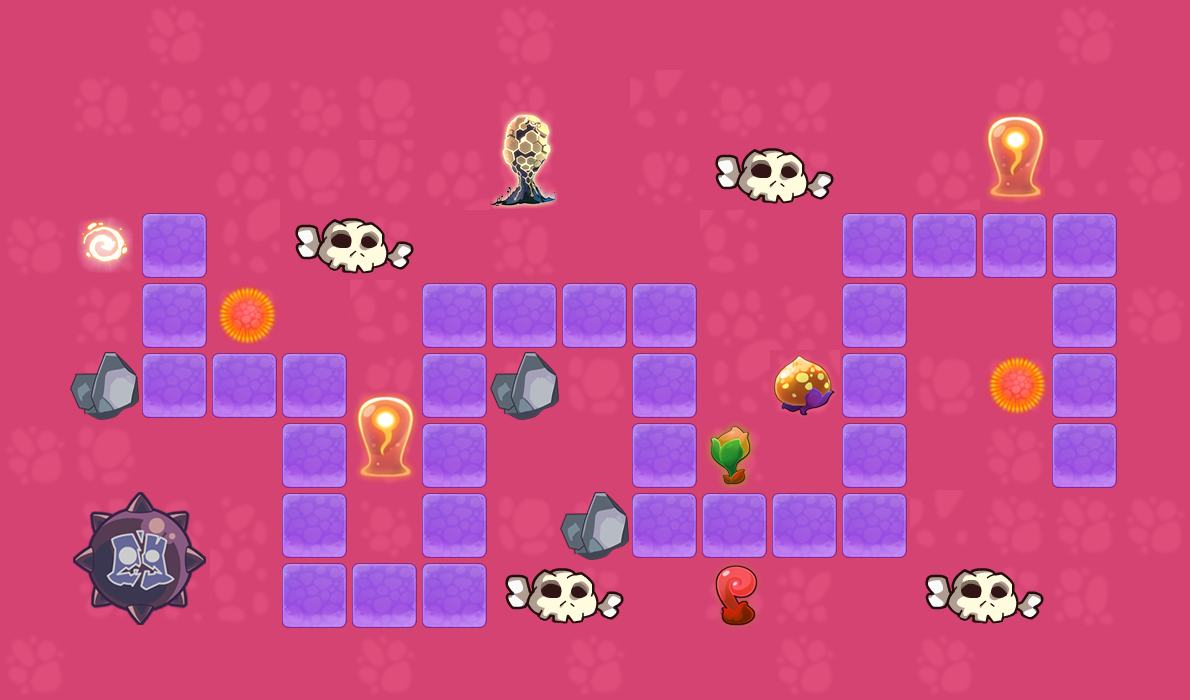

A level layout from a 2D game, rendered from its tile map. Below: a short description, then the map file with its tile-grid data intact:
An orthogonal 17x10 tile map with 70x70 px tiles, 1 tile layer (bg) and 2 objects (player, end).

<map version="1.0" orientation="orthogonal" renderorder="right-down" width="17" height="10" tilewidth="70" tileheight="70" nextobjectid="3">
 <tileset firstgid="1" name="5" tilewidth="70" tileheight="70" tilecount="91" columns="13">
  <image source="5.png" width="910" height="490" />
  <tile id="0">
   <properties>
    <property name="type" value="block" />
   </properties>
  </tile>
  <tile id="1">
   <properties>
    <property name="type" value="ground" />
   </properties>
  </tile>
  <tile id="2">
   <properties>
    <property name="type" value="block" />
   </properties>
  </tile>
  <tile id="3">
   <properties>
    <property name="type" value="ground" />
   </properties>
  </tile>
  <tile id="4">
   <properties>
    <property name="type" value="ground" />
   </properties>
  </tile>
  <tile id="5">
   <properties>
    <property name="type" value="ground" />
   </properties>
  </tile>
  <tile id="6">
   <properties>
    <property name="type" value="ground" />
   </properties>
  </tile>
  <tile id="7">
   <properties>
    <property name="type" value="ground" />
   </properties>
  </tile>
  <tile id="8">
   <properties>
    <property name="type" value="ground" />
   </properties>
  </tile>
  <tile id="9">
   <properties>
    <property name="type" value="ground" />
   </properties>
  </tile>
  <tile id="10">
   <properties>
    <property name="type" value="ground" />
   </properties>
  </tile>
  <tile id="11">
   <properties>
    <property name="type" value="block" />
   </properties>
  </tile>
  <tile id="12">
   <properties>
    <property name="type" value="ground" />
   </properties>
  </tile>
  <tile id="13">
   <properties>
    <property name="type" value="ground" />
   </properties>
  </tile>
  <tile id="14">
   <properties>
    <property name="type" value="ground" />
   </properties>
  </tile>
  <tile id="15">
   <properties>
    <property name="type" value="ground" />
   </properties>
  </tile>
  <tile id="16">
   <properties>
    <property name="type" value="block" />
   </properties>
  </tile>
  <tile id="17">
   <properties>
    <property name="type" value="block" />
   </properties>
  </tile>
  <tile id="18">
   <properties>
    <property name="type" value="ground" />
   </properties>
  </tile>
  <tile id="19">
   <properties>
    <property name="type" value="block" />
   </properties>
  </tile>
  <tile id="20">
   <properties>
    <property name="type" value="ground" />
   </properties>
  </tile>
  <tile id="21">
   <properties>
    <property name="type" value="block" />
   </properties>
  </tile>
  <tile id="22">
   <properties>
    <property name="type" value="block" />
   </properties>
  </tile>
  <tile id="23">
   <properties>
    <property name="type" value="ground" />
   </properties>
  </tile>
  <tile id="24">
   <properties>
    <property name="type" value="block" />
   </properties>
  </tile>
  <tile id="25">
   <properties>
    <property name="type" value="ground" />
   </properties>
  </tile>
  <tile id="26">
   <properties>
    <property name="type" value="ground" />
   </properties>
  </tile>
  <tile id="27">
   <properties>
    <property name="type" value="ground" />
   </properties>
  </tile>
  <tile id="28">
   <properties>
    <property name="type" value="road" />
   </properties>
  </tile>
  <tile id="29">
   <properties>
    <property name="type" value="ground" />
   </properties>
  </tile>
  <tile id="30">
   <properties>
    <property name="type" value="ground" />
   </properties>
  </tile>
  <tile id="31">
   <properties>
    <property name="type" value="ground" />
   </properties>
  </tile>
  <tile id="32">
   <properties>
    <property name="type" value="ground" />
   </properties>
  </tile>
  <tile id="33">
   <properties>
    <property name="type" value="ground" />
   </properties>
  </tile>
  <tile id="34">
   <properties>
    <property name="type" value="ground" />
   </properties>
  </tile>
  <tile id="35">
   <properties>
    <property name="type" value="ground" />
   </properties>
  </tile>
  <tile id="36">
   <properties>
    <property name="type" value="ground" />
   </properties>
  </tile>
  <tile id="37">
   <properties>
    <property name="type" value="ground" />
   </properties>
  </tile>
  <tile id="38">
   <properties>
    <property name="type" value="ground" />
   </properties>
  </tile>
  <tile id="39">
   <properties>
    <property name="type" value="ground" />
   </properties>
  </tile>
  <tile id="40">
   <properties>
    <property name="type" value="road" />
   </properties>
  </tile>
  <tile id="41">
   <properties>
    <property name="type" value="road" />
   </properties>
  </tile>
  <tile id="42">
   <properties>
    <property name="type" value="ground" />
   </properties>
  </tile>
  <tile id="43">
   <properties>
    <property name="type" value="ground" />
   </properties>
  </tile>
  <tile id="44">
   <properties>
    <property name="type" value="ground" />
   </properties>
  </tile>
  <tile id="45">
   <properties>
    <property name="type" value="ground" />
   </properties>
  </tile>
  <tile id="46">
   <properties>
    <property name="type" value="ground" />
   </properties>
  </tile>
  <tile id="47">
   <properties>
    <property name="type" value="ground" />
   </properties>
  </tile>
  <tile id="48">
   <properties>
    <property name="type" value="ground" />
   </properties>
  </tile>
  <tile id="49">
   <properties>
    <property name="type" value="ground" />
   </properties>
  </tile>
  <tile id="50">
   <properties>
    <property name="type" value="ground" />
   </properties>
  </tile>
  <tile id="51">
   <properties>
    <property name="type" value="ground" />
   </properties>
  </tile>
  <tile id="52">
   <properties>
    <property name="type" value="ground" />
   </properties>
  </tile>
  <tile id="53">
   <properties>
    <property name="type" value="ground" />
   </properties>
  </tile>
  <tile id="54">
   <properties>
    <property name="type" value="road" />
   </properties>
  </tile>
  <tile id="55">
   <properties>
    <property name="type" value="ground" />
   </properties>
  </tile>
  <tile id="56">
   <properties>
    <property name="type" value="ground" />
   </properties>
  </tile>
  <tile id="57">
   <properties>
    <property name="type" value="ground" />
   </properties>
  </tile>
  <tile id="58">
   <properties>
    <property name="type" value="ground" />
   </properties>
  </tile>
  <tile id="59">
   <properties>
    <property name="type" value="ground" />
   </properties>
  </tile>
  <tile id="60">
   <properties>
    <property name="type" value="ground" />
   </properties>
  </tile>
  <tile id="61">
   <properties>
    <property name="type" value="ground" />
   </properties>
  </tile>
  <tile id="62">
   <properties>
    <property name="type" value="ground" />
   </properties>
  </tile>
  <tile id="63">
   <properties>
    <property name="type" value="ground" />
   </properties>
  </tile>
  <tile id="64">
   <properties>
    <property name="type" value="ground" />
   </properties>
  </tile>
  <tile id="65">
   <properties>
    <property name="type" value="ground" />
   </properties>
  </tile>
  <tile id="66">
   <properties>
    <property name="type" value="ground" />
   </properties>
  </tile>
  <tile id="67">
   <properties>
    <property name="type" value="block" />
   </properties>
  </tile>
  <tile id="68">
   <properties>
    <property name="type" value="block" />
   </properties>
  </tile>
  <tile id="69">
   <properties>
    <property name="type" value="ground" />
   </properties>
  </tile>
  <tile id="70">
   <properties>
    <property name="type" value="block" />
   </properties>
  </tile>
  <tile id="71">
   <properties>
    <property name="type" value="ground" />
   </properties>
  </tile>
  <tile id="72">
   <properties>
    <property name="type" value="block" />
   </properties>
  </tile>
  <tile id="73">
   <properties>
    <property name="type" value="block" />
   </properties>
  </tile>
  <tile id="74">
   <properties>
    <property name="type" value="block" />
   </properties>
  </tile>
  <tile id="75">
   <properties>
    <property name="type" value="block" />
   </properties>
  </tile>
  <tile id="76">
   <properties>
    <property name="type" value="block" />
   </properties>
  </tile>
  <tile id="77">
   <properties>
    <property name="type" value="ground" />
   </properties>
  </tile>
  <tile id="78">
   <properties>
    <property name="type" value="ground" />
   </properties>
  </tile>
  <tile id="79">
   <properties>
    <property name="type" value="ground" />
   </properties>
  </tile>
  <tile id="80">
   <properties>
    <property name="type" value="block" />
   </properties>
  </tile>
  <tile id="81">
   <properties>
    <property name="type" value="block" />
   </properties>
  </tile>
  <tile id="82">
   <properties>
    <property name="type" value="ground" />
   </properties>
  </tile>
  <tile id="83">
   <properties>
    <property name="type" value="ground" />
   </properties>
  </tile>
  <tile id="84">
   <properties>
    <property name="type" value="ground" />
   </properties>
  </tile>
  <tile id="85">
   <properties>
    <property name="type" value="ground" />
   </properties>
  </tile>
  <tile id="86">
   <properties>
    <property name="type" value="ground" />
   </properties>
  </tile>
  <tile id="87">
   <properties>
    <property name="type" value="block" />
   </properties>
  </tile>
  <tile id="88">
   <properties>
    <property name="type" value="ground" />
   </properties>
  </tile>
  <tile id="89">
   <properties>
    <property name="type" value="ground" />
   </properties>
  </tile>
  <tile id="90">
   <properties>
    <property name="type" value="ground" />
   </properties>
  </tile>
 </tileset>
 <layer name="bg" width="17" height="10">
  <properties>
   <property name="type" value="block" />
  </properties>
  <data encoding="csv">
1,1,3,1,1,1,1,3,1,1,1,1,1,1,1,3,1,
1,15,62,63,62,85,34,12,50,46,62,63,50,50,75,50,1,
1,50,50,35,85,65,35,25,50,59,76,77,34,35,88,46,3,
3,41,42,48,76,77,50,15,19,9,49,50,42,42,42,42,1,
1,63,42,23,19,49,42,42,42,42,35,36,42,72,50,42,3,
1,73,42,42,42,75,42,73,85,42,48,20,42,85,23,42,1,
3,85,50,9,42,88,42,72,19,42,22,34,42,50,3,42,1,
1,68,69,36,42,62,42,85,73,42,42,42,42,46,3,3,3,
1,81,82,49,42,42,42,76,77,50,74,63,50,76,77,15,1,
3,1,1,1,1,3,1,1,3,1,1,3,1,3,1,1,1
</data>
 </layer>
 <objectgroup name="object">
  <object id="1" name="player" x="70" y="210" width="70" height="70" />
  <object id="2" name="end" x="1050" y="420" width="70" height="70" />
 </objectgroup>
</map>
